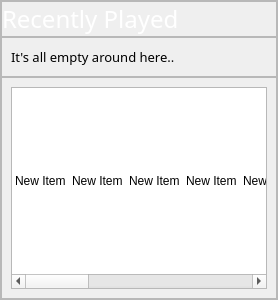
                <widget class="QFrame" name="frame_4">
                 <property name="minimumSize">
                  <size>
                   <width>0</width>
                   <height>300</height>
                  </size>
                 </property>
                 <property name="frameShape">
                  <enum>QFrame::StyledPanel</enum>
                 </property>
                 <property name="frameShadow">
                  <enum>QFrame::Raised</enum>
                 </property>
                 <layout class="QGridLayout" name="gridLayout_13">
                  <property name="leftMargin">
                   <number>0</number>
                  </property>
                  <property name="topMargin">
                   <number>0</number>
                  </property>
                  <property name="rightMargin">
                   <number>0</number>
                  </property>
                  <property name="bottomMargin">
                   <number>0</number>
                  </property>
                  <property name="spacing">
                   <number>0</number>
                  </property>
                  <item row="0" column="0">
                   <widget class="QFrame" name="frame_10">
                    <property name="frameShape">
                     <enum>QFrame::StyledPanel</enum>
                    </property>
                    <property name="frameShadow">
                     <enum>QFrame::Raised</enum>
                    </property>
                    <layout class="QGridLayout" name="gridLayout_11">
                     <property name="leftMargin">
                      <number>0</number>
                     </property>
                     <property name="topMargin">
                      <number>0</number>
                     </property>
                     <property name="rightMargin">
                      <number>0</number>
                     </property>
                     <property name="bottomMargin">
                      <number>0</number>
                     </property>
                     <property name="spacing">
                      <number>0</number>
                     </property>
                     <item row="0" column="0">
                      <widget class="QLabel" name="label">
                       <property name="font">
                        <font>
                         <family>Inter 24pt SemiBold</family>
                         <pointsize>18</pointsize>
                        </font>
                       </property>
                       <property name="styleSheet">
                        <string notr="true">background-color:rgba(0,0,0,0); color:white;</string>
                       </property>
                       <property name="text">
                        <string>Recently Played</string>
                       </property>
                      </widget>
                     </item>
                    </layout>
                   </widget>
                  </item>
                  <item row="1" column="0">
                   <widget class="QFrame" name="frame_15">
                    <property name="frameShape">
                     <enum>QFrame::StyledPanel</enum>
                    </property>
                    <property name="frameShadow">
                     <enum>QFrame::Raised</enum>
                    </property>
                    <layout class="QGridLayout" name="gridLayout_20">
                     <item row="0" column="0">
                      <widget class="QLabel" name="label_6">
                       <property name="maximumSize">
                        <size>
                         <width>180</width>
                         <height>16777215</height>
                        </size>
                       </property>
                       <property name="font">
                        <font>
                         <family>Inter 18pt Light</family>
                         <pointsize>10</pointsize>
                        </font>
                       </property>
                       <property name="text">
                        <string>It's all empty around here..</string>
                       </property>
                      </widget>
                     </item>
                     <item row="0" column="1">
                      <spacer name="horizontalSpacer_4">
                       <property name="orientation">
                        <enum>Qt::Horizontal</enum>
                       </property>
                       <property name="sizeHint" stdset="0">
                        <size>
                         <width>40</width>
                         <height>20</height>
                        </size>
                       </property>
                      </spacer>
                     </item>
                    </layout>
                   </widget>
                  </item>
                  <item row="2" column="0">
                   <widget class="QFrame" name="frame_11">
                    <property name="frameShape">
                     <enum>QFrame::StyledPanel</enum>
                    </property>
                    <property name="frameShadow">
                     <enum>QFrame::Raised</enum>
                    </property>
                    <layout class="QGridLayout" name="gridLayout_12">
                     <item row="0" column="0">
                      <widget class="QListWidget" name="recentlyPlayed">
                       <property name="styleSheet">
                        <string notr="true">    QListWidget::item {
        selection-background-color: transparent; /* No background on selection */
        selection-color: transparent;            /* No text color change on selection */
        outline: none;              
	border:none;             /* Remove white selection border */
    }

    QListWidget::item:hover {
        background-color: transparent;           /* No hover effect */                     
        outline: none;              
	border:none; /* Keep the same text color */
    }

    QListWidget::item:selected {
        background-color: transparent;           /* No background on selection */
             /* No selection border */
        outline: none;              
	border:none;
    }</string>
                       </property>
                       <property name="textElideMode">
                        <enum>Qt::ElideLeft</enum>
                       </property>
                       <property name="verticalScrollMode">
                        <enum>QAbstractItemView::ScrollPerPixel</enum>
                       </property>
                       <property name="horizontalScrollMode">
                        <enum>QAbstractItemView::ScrollPerPixel</enum>
                       </property>
                       <property name="movement">
                        <enum>QListView::Static</enum>
                       </property>
                       <property name="flow">
                        <enum>QListView::LeftToRight</enum>
                       </property>
                       <property name="isWrapping" stdset="0">
                        <bool>false</bool>
                       </property>
                       <property name="resizeMode">
                        <enum>QListView::Fixed</enum>
                       </property>
                       <property name="layoutMode">
                        <enum>QListView::SinglePass</enum>
                       </property>
                       <property name="spacing">
                        <number>8</number>
                       </property>
                       <property name="viewMode">
                        <enum>QListView::ListMode</enum>
                       </property>
                       <property name="uniformItemSizes">
                        <bool>true</bool>
                       </property>
                       <property name="selectionRectVisible">
                        <bool>false</bool>
                       </property>
                       <item>
                        <property name="text">
                         <string>New Item</string>
                        </property>
                       </item>
                       <item>
                        <property name="text">
                         <string>New Item</string>
                        </property>
                       </item>
                       <item>
                        <property name="text">
                         <string>New Item</string>
                        </property>
                       </item>
                       <item>
                        <property name="text">
                         <string>New Item</string>
                        </property>
                       </item>
                       <item>
                        <property name="text">
                         <string>New Item</string>
                        </property>
                       </item>
                       <item>
                        <property name="text">
                         <string>New Item</string>
                        </property>
                       </item>
                       <item>
                        <property name="text">
                         <string>New Item</string>
                        </property>
                       </item>
                       <item>
                        <property name="text">
                         <string>New Item</string>
                        </property>
                       </item>
                       <item>
                        <property name="text">
                         <string>New Item</string>
                        </property>
                       </item>
                       <item>
                        <property name="text">
                         <string>New Item</string>
                        </property>
                       </item>
                       <item>
                        <property name="text">
                         <string>New Item</string>
                        </property>
                       </item>
                       <item>
                        <property name="text">
                         <string>New Item</string>
                        </property>
                       </item>
                       <item>
                        <property name="text">
                         <string>New Item</string>
                        </property>
                       </item>
                       <item>
                        <property name="text">
                         <string>New Item</string>
                        </property>
                       </item>
                       <item>
                        <property name="text">
                         <string>New Item</string>
                        </property>
                       </item>
                       <item>
                        <property name="text">
                         <string>New Item</string>
                        </property>
                       </item>
                      </widget>
                     </item>
                    </layout>
                   </widget>
                  </item>
                 </layout>
                </widget>
